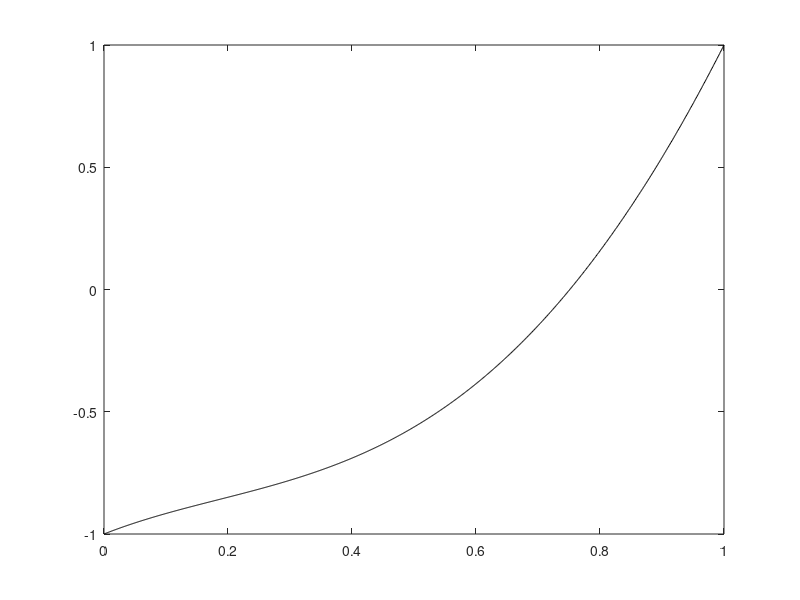

This chart was generated by the following MATLAB code: (Note: this script raises an error after producing the figure.)
clear
clc

alpha=-1;
beta=1;

figure(1)
clf
x=linspace(0,1,1000).';
u=-x.^4+4*x.^3-2*x.^2-alpha*x+alpha+beta-1;
plot(x, u, '-k')
hold on

colors='rgbm';
Nvec=2.^(2:5)-1;
for j=1:length(Nvec)               
    N=Nvec(j);
    h=1/(N+1);
    
    K=sparse(N+1,N+1);
    K=K+sparse(1:N,2:N+1,-1/h,N+1,N+1);
    K=K+K.';
    K=K+sparse(1,1,1/h,N+1,N+1);
    K=K+sparse(2:N+1,2:N+1,2/h,N+1,N+1);
    
    f=zeros(N+1,1);
    f(1)=h*(h^2-4*h+2)+alpha;
    f(2:N+1)=2*h*(h^2+6*((1:N)*h).^2-12*((1:N)*h)+2);
    f(N+1)=f(N+1)+beta/h;
    
    c=K\f;
    
    uN = zeros(size(x));
    for k=1:N+1
        uN = uN + c(k)*hat(x,k-1,N);
    end
    uN = uN + beta*hat(x,N+1,N);
    plot(x, uN, colors(j))
end

title('$u$, $u_3$, $u_7$, $u_{15}$ and $u_{31}$ with $\alpha=-1$ and $\beta=1$','interpreter','latex','FontSize',12)
xlabel('$x$','interpreter','latex','FontSize',12)
legendstr{1}='$u(x)$';
legendstr{2}='$u_3(x)$';
legendstr{3}='$u_7(x)$';
legendstr{4}='$u_{15}(x)$';
legendstr{5}='$u_{31}(x)$';
legend(legendstr,'interpreter','latex','FontSize',12,'location','best')
saveas(figure(1),'hw36c.eps','epsc')
